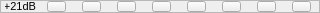
     <widget class="QFrame" name="frame_14">
      <property name="minimumSize">
       <size>
        <width>320</width>
        <height>13</height>
       </size>
      </property>
      <property name="maximumSize">
       <size>
        <width>320</width>
        <height>13</height>
       </size>
      </property>
      <property name="frameShape">
       <enum>QFrame::StyledPanel</enum>
      </property>
      <property name="frameShadow">
       <enum>QFrame::Raised</enum>
      </property>
      <widget class="QPushButton" name="In4_21">
       <property name="geometry">
        <rect>
         <x>152</x>
         <y>1</y>
         <width>19</width>
         <height>11</height>
        </rect>
       </property>
       <property name="minimumSize">
        <size>
         <width>19</width>
         <height>11</height>
        </size>
       </property>
       <property name="maximumSize">
        <size>
         <width>19</width>
         <height>11</height>
        </size>
       </property>
       <property name="text">
        <string/>
       </property>
       <property name="checkable">
        <bool>true</bool>
       </property>
       <property name="autoExclusive">
        <bool>true</bool>
       </property>
       <attribute name="buttonGroup">
        <string notr="true">buttonGroup4</string>
       </attribute>
      </widget>
      <widget class="QPushButton" name="In3_21">
       <property name="geometry">
        <rect>
         <x>117</x>
         <y>1</y>
         <width>19</width>
         <height>11</height>
        </rect>
       </property>
       <property name="minimumSize">
        <size>
         <width>19</width>
         <height>11</height>
        </size>
       </property>
       <property name="maximumSize">
        <size>
         <width>19</width>
         <height>11</height>
        </size>
       </property>
       <property name="text">
        <string/>
       </property>
       <property name="checkable">
        <bool>true</bool>
       </property>
       <property name="autoExclusive">
        <bool>true</bool>
       </property>
       <attribute name="buttonGroup">
        <string notr="true">buttonGroup3</string>
       </attribute>
      </widget>
      <widget class="QPushButton" name="In1_21">
       <property name="geometry">
        <rect>
         <x>47</x>
         <y>1</y>
         <width>19</width>
         <height>11</height>
        </rect>
       </property>
       <property name="minimumSize">
        <size>
         <width>19</width>
         <height>11</height>
        </size>
       </property>
       <property name="maximumSize">
        <size>
         <width>19</width>
         <height>11</height>
        </size>
       </property>
       <property name="text">
        <string/>
       </property>
       <property name="checkable">
        <bool>true</bool>
       </property>
       <property name="checked">
        <bool>false</bool>
       </property>
       <property name="autoExclusive">
        <bool>true</bool>
       </property>
       <attribute name="buttonGroup">
        <string notr="true">buttonGroup1</string>
       </attribute>
      </widget>
      <widget class="QPushButton" name="In8_21">
       <property name="geometry">
        <rect>
         <x>292</x>
         <y>1</y>
         <width>19</width>
         <height>11</height>
        </rect>
       </property>
       <property name="minimumSize">
        <size>
         <width>19</width>
         <height>11</height>
        </size>
       </property>
       <property name="maximumSize">
        <size>
         <width>19</width>
         <height>11</height>
        </size>
       </property>
       <property name="text">
        <string/>
       </property>
       <property name="checkable">
        <bool>true</bool>
       </property>
       <attribute name="buttonGroup">
        <string notr="true">buttonGroup8</string>
       </attribute>
      </widget>
      <widget class="QPushButton" name="In2_21">
       <property name="geometry">
        <rect>
         <x>82</x>
         <y>1</y>
         <width>19</width>
         <height>11</height>
        </rect>
       </property>
       <property name="minimumSize">
        <size>
         <width>19</width>
         <height>11</height>
        </size>
       </property>
       <property name="maximumSize">
        <size>
         <width>19</width>
         <height>11</height>
        </size>
       </property>
       <property name="text">
        <string/>
       </property>
       <property name="checkable">
        <bool>true</bool>
       </property>
       <property name="autoExclusive">
        <bool>true</bool>
       </property>
       <attribute name="buttonGroup">
        <string notr="true">buttonGroup2</string>
       </attribute>
      </widget>
      <widget class="QPushButton" name="In6_21">
       <property name="geometry">
        <rect>
         <x>222</x>
         <y>1</y>
         <width>19</width>
         <height>11</height>
        </rect>
       </property>
       <property name="minimumSize">
        <size>
         <width>19</width>
         <height>11</height>
        </size>
       </property>
       <property name="maximumSize">
        <size>
         <width>19</width>
         <height>11</height>
        </size>
       </property>
       <property name="text">
        <string/>
       </property>
       <property name="checkable">
        <bool>true</bool>
       </property>
       <property name="autoExclusive">
        <bool>true</bool>
       </property>
       <attribute name="buttonGroup">
        <string notr="true">buttonGroup6</string>
       </attribute>
      </widget>
      <widget class="QPushButton" name="In5_21">
       <property name="geometry">
        <rect>
         <x>187</x>
         <y>1</y>
         <width>19</width>
         <height>11</height>
        </rect>
       </property>
       <property name="minimumSize">
        <size>
         <width>19</width>
         <height>11</height>
        </size>
       </property>
       <property name="maximumSize">
        <size>
         <width>19</width>
         <height>11</height>
        </size>
       </property>
       <property name="text">
        <string/>
       </property>
       <property name="checkable">
        <bool>true</bool>
       </property>
       <property name="autoExclusive">
        <bool>true</bool>
       </property>
       <attribute name="buttonGroup">
        <string notr="true">buttonGroup5</string>
       </attribute>
      </widget>
      <widget class="QPushButton" name="In7_21">
       <property name="geometry">
        <rect>
         <x>257</x>
         <y>1</y>
         <width>19</width>
         <height>11</height>
        </rect>
       </property>
       <property name="minimumSize">
        <size>
         <width>19</width>
         <height>11</height>
        </size>
       </property>
       <property name="maximumSize">
        <size>
         <width>19</width>
         <height>11</height>
        </size>
       </property>
       <property name="text">
        <string/>
       </property>
       <property name="checkable">
        <bool>true</bool>
       </property>
       <property name="autoExclusive">
        <bool>true</bool>
       </property>
       <attribute name="buttonGroup">
        <string notr="true">buttonGroup7</string>
       </attribute>
      </widget>
      <widget class="QLabel" name="label_16">
       <property name="geometry">
        <rect>
         <x>5</x>
         <y>1</y>
         <width>31</width>
         <height>11</height>
        </rect>
       </property>
       <property name="font">
        <font>
         <pointsize>8</pointsize>
        </font>
       </property>
       <property name="text">
        <string>+21dB</string>
       </property>
       <property name="alignment">
        <set>Qt::AlignRight|Qt::AlignTrailing|Qt::AlignVCenter</set>
       </property>
      </widget>
     </widget>
